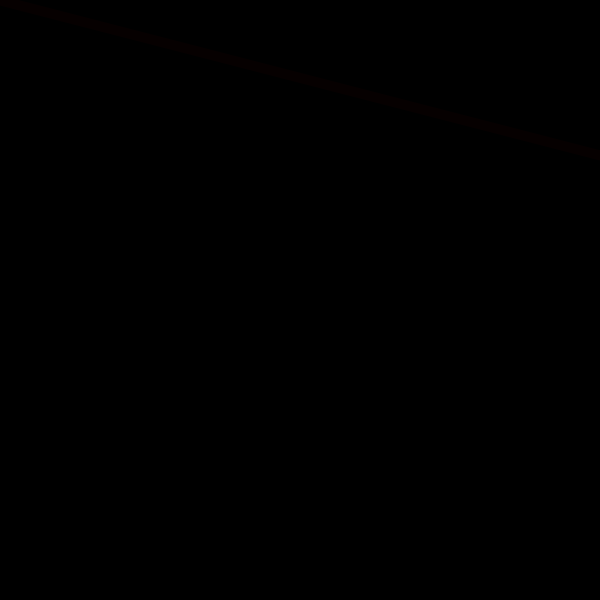
Frame 1 (no input)
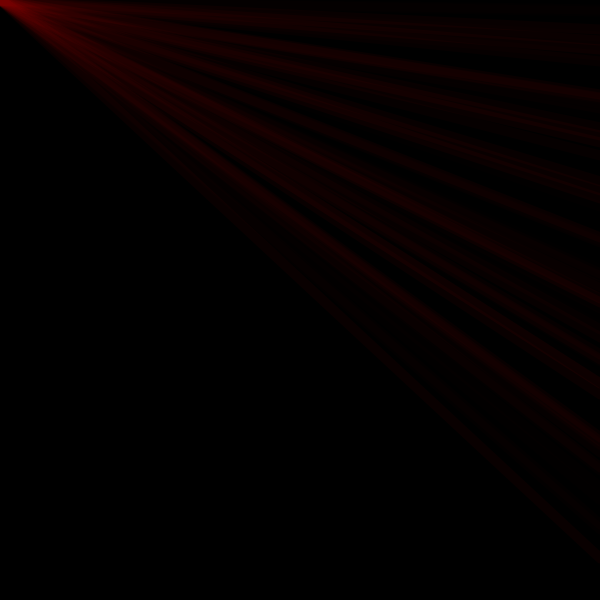
Frame 60 (the mouse pressed at the canvas centre just before this capture)
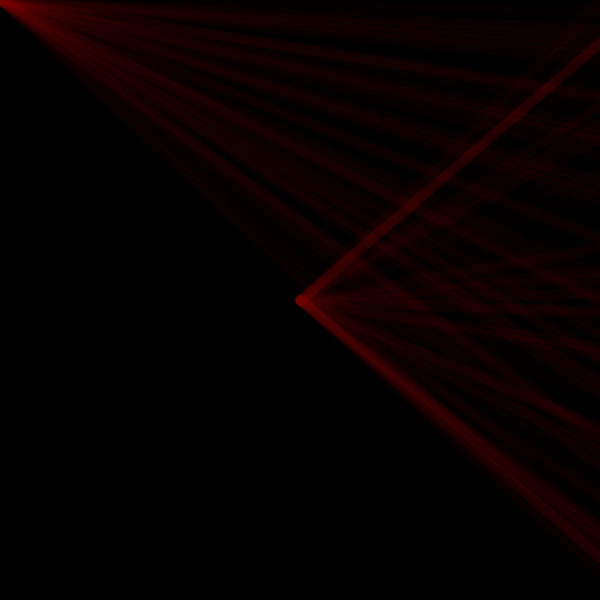
Frame 120 (the mouse held since frame 60 and released just before this capture)

The Processing sketch that drew these frames (run headless with seeded random() and noise(); from frame 60 on, the mouse is pressed at the canvas centre):

// Processing sketch: s03_randomLines
// ── s03_randomLines.pde
// mouseX mouseY
void setup() {
  // this runs one time  
  size(600, 600);
  background(0);
}

void draw() {
  // erase the screen (optional)
  //background(0);
  
  // this runs 60 times per second
  strokeWeight(10);
  // fourth argument is opacity
  stroke(random(255), 0, 0, 10);
  line(mouseX, mouseY, width, random(height));
}

void keyPressed() {
  // note the single quotes (not double!)
  if(key == 's') {
    save("result.png");
  }
}
